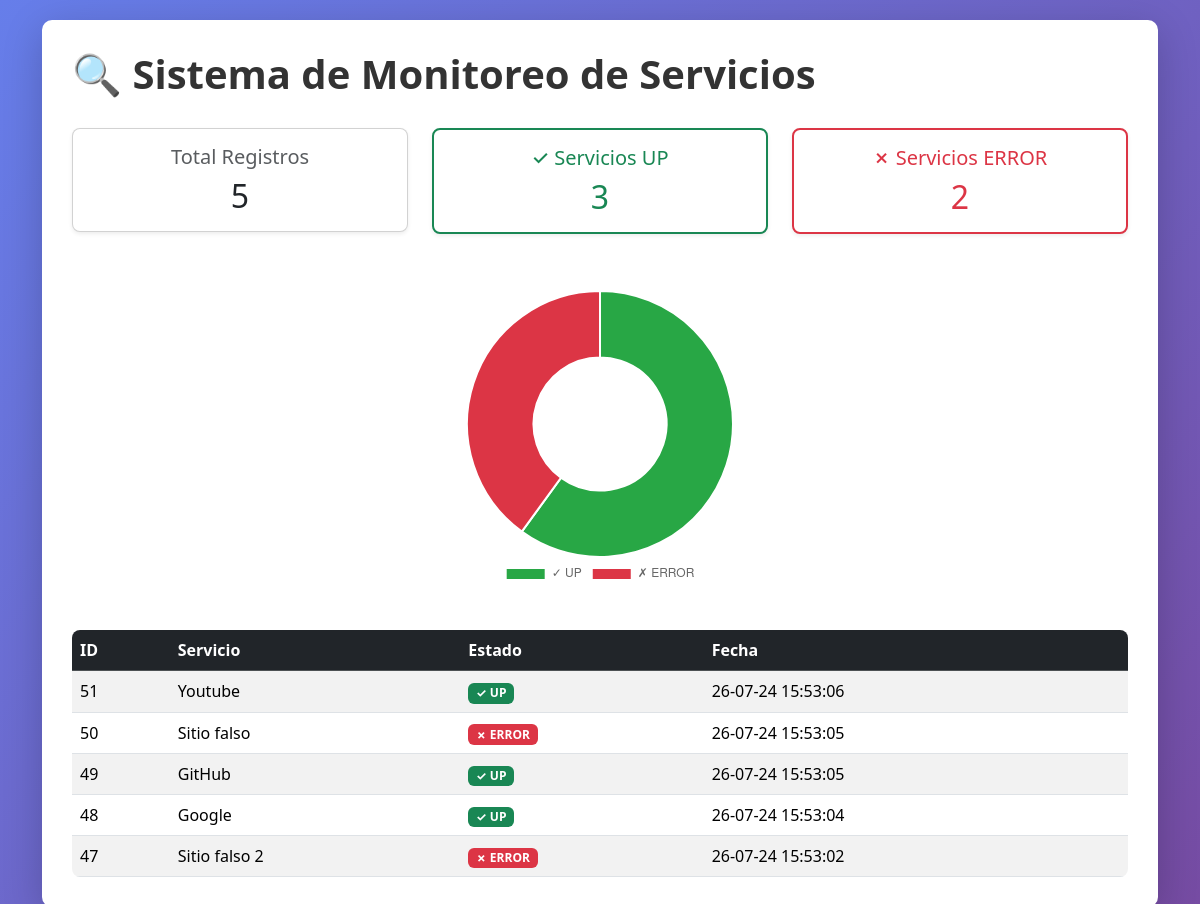
The page / on the database its author committed.
### tables this page shows
CREATE TABLE logs (
        id INTEGER PRIMARY KEY AUTOINCREMENT,
        service TEXT,
        url TEXT,
        status TEXT,
        code INTEGER,
        message TEXT,
        date TEXT
    );

### app.py (the view)
@app.route("/")
def dashboard():
    try:
        conn = sqlite3.connect("monitor.db")
        conn.row_factory = sqlite3.Row
        cursor = conn.cursor()
        cursor.execute("""
        SELECT *
        FROM logs
        WHERE id IN (
            SELECT MAX(id)
            FROM logs
            GROUP BY service
        )
        ORDER BY id DESC
        """)
        logs = cursor.fetchall()
        conn.close()
        total = len(logs)
        up_count = sum(1 for log in logs if log['status'] == "UP")
        error_count = total - up_count
        return render_template(
            "index.html",
            logs=logs,
            total=total,
            up_count=up_count,
            error_count=error_count,
            timestamp=datetime.now().strftime("%H:%M:%S")
        )
    except Exception as e:
        print(f"❌ Error en dashboard: {e}")
        return f"<h1>Error</h1><p>{str(e)}</p>", 500

### templates/index.html (shortened to what this page needs)
<!DOCTYPE html>
<html lang="es">
<head>
    <link rel="stylesheet" href="https://cdn.jsdelivr.net/npm/bootstrap@5.3.3/dist/css/bootstrap.min.css">
</head>
<body>
<div class="container">
    <div class="dashboard-container">
        <h1>🔍 Sistema de Monitoreo de Servicios</h1>
        <div class="row mb-4">
            <div class="col-md-4 mb-3">
                <div class="card stat-card text-center shadow-sm">
                    <div class="card-body">
                        <h5 class="card-title text-muted">Total Registros</h5>
                        <h2 class="card-text">{{ total }}</h2>
                    </div>
                </div>
            </div>
            <div class="col-md-4 mb-3">
                <div class="card stat-card text-center shadow-sm border-success border-2">
                    <div class="card-body">
                        <h5 class="card-title text-success">✓ Servicios UP</h5>
                        <h2 class="card-text text-success">{{ up_count }}</h2>
                    </div>
                </div>
            </div>
            <div class="col-md-4 mb-3">
                <div class="card stat-card text-center shadow-sm border-danger border-2">
                    <div class="card-body">
                        <h5 class="card-title text-danger">✗ Servicios ERROR</h5>
                        <h2 class="card-text text-danger">{{ error_count }}</h2>
                    </div>
                </div>
            </div>
        </div>
        <div class="chart-container">
            <div style="width: 300px; height: 300px;">
                <canvas id="statusChart"></canvas>
            </div>
        </div>
        <div class="table-container">
            <table class="table table-striped table-hover mb-0">
                <thead class="table-dark">
                    <tr>
                        <th>ID</th>
                        <th>Servicio</th>
                        <th>Estado</th>
                        <th>Fecha</th>
                    </tr>
                </thead>
                <tbody>
                    {% for log in logs %}
                    <tr>
                        <td>{{ log.id }}</td>
                        <td>{{ log.service }}</td>
                        <td>
                            {% if log.status == "UP" %}
                                <span class="badge bg-success">✓ {{ log.status }}</span>
                            {% else %}
                                <span class="badge bg-danger">✗ {{ log.status }}</span>
                            {% endif %}
                        </td>
                        <td>{{ log.date }}</td>
                    </tr>
                    {% endfor %}
                </tbody>
            </table>
        </div>
    </div>
</div>
<script>
    // Datos desde el backend (Jinja2)
    const upCount = {{ up_count }};
    const errorCount = {{ error_count }};
    // Gráfico Doughnut
    const ctx = document.getElementById('statusChart');
    new Chart(ctx, {
        type: 'doughnut',
        data: {
            labels: ['✓ UP', '✗ ERROR'],
            datasets: [{
                data: [upCount, errorCount],
                backgroundColor: [
                    '#28a745',  // Verde para UP
                    '#dc3545'   // Rojo para ERROR
                ],
                borderColor: [
                    '#fff',
                    '#fff'
                ],
                borderWidth: 2
            }]
        },
        options: {
            responsive: true,
            maintainAspectRatio: true,
            plugins: {
                legend: {
                    position: 'bottom'
                }
            }
        }
    });
    // Auto-refrescar cada 10 segundos
    setTimeout(() => {
        location.reload();
    }, 10000);
</script>
</body>
</html>

### templates/index.html (style rules this page uses)
body { background: linear-gradient(135deg, #667eea 0%, #764ba2 100%); min-height: 100vh; padding: 20px 0; }
.dashboard-container { background: white; border-radius: 10px; box-shadow: 0 10px 40px rgba(0, 0, 0, 0.2); padding: 30px; }
h1 { color: #333; margin-bottom: 30px; font-weight: 700; }
.stat-card { border-radius: 8px; transition: transform 0.3s ease, box-shadow 0.3s ease; }
.chart-container { display: flex; justify-content: center; margin-top: 40px; margin-bottom: 40px; }
.chart-container canvas { max-width: 300px; }
.table-container { margin-top: 30px; border-radius: 8px; overflow: hidden; }

### rows shown on the page
logs: id "51", service "Youtube", status "UP", date "26-07-24 15:53:06"
logs: id "50", service "Sitio falso", status "ERROR", date "26-07-24 15:53:05"
logs: id "49", service "GitHub", status "UP", date "26-07-24 15:53:05"
logs: id "48", service "Google", status "UP", date "26-07-24 15:53:04"
logs: id "47", service "Sitio falso 2", status "ERROR", date "26-07-24 15:53:02"

### other values the page prints
{{ total }} "5"
{{ up_count }} "3"
{{ error_count }} "2"
chart data {{ up_count }} 3
chart data {{ error_count }} 2
